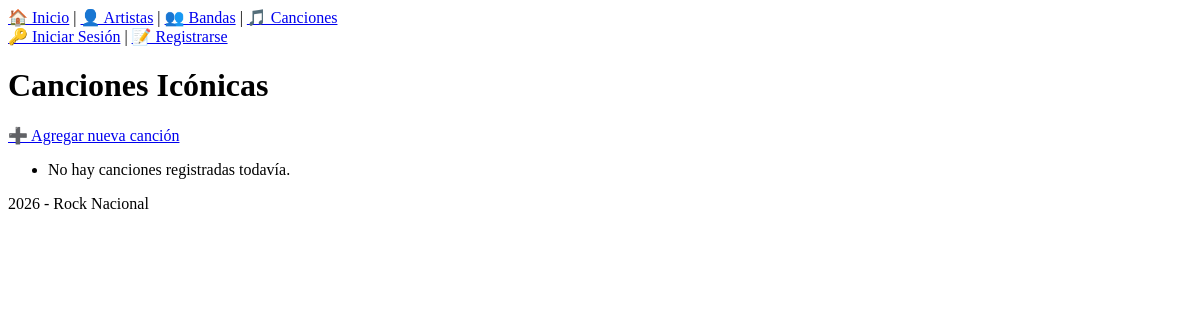
Before: /canciones/ with the older database file.
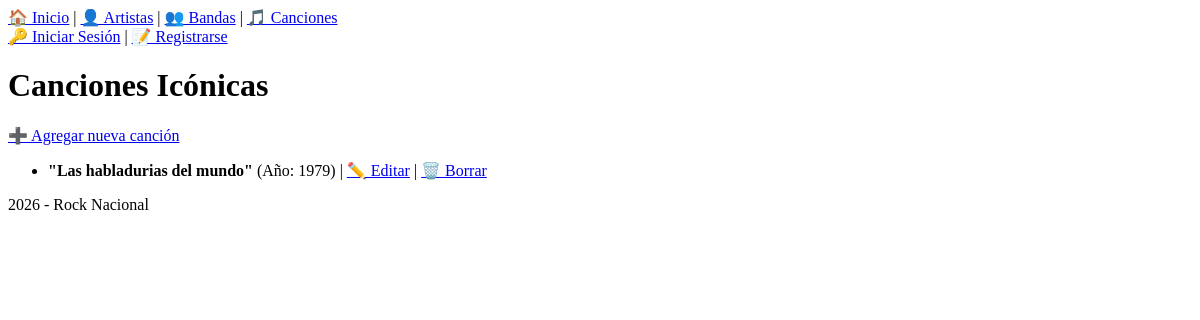
After: the same page with the newer database file.
### mi_app/models.py (models this page shows, shortened)
class Cancion(models.Model):
    titulo = models.CharField(max_length=100)
    fecha_lanzamiento = models.IntegerField()

### mi_app/views.py (the view)
# urls.py: path('canciones/', CancionListView.as_view(), name='cancion_list'),
class CancionListView(ListView):
    model = Cancion
    template_name = 'mi_app/cancion_list.html'
    context_object_name = 'canciones'

### mi_app/templates/mi_app/cancion_list.html (shortened to what this page needs)
{% extends 'mi_app/base.html' %}
{% block content %}
    <h1>Canciones Icónicas</h1>
    <a href="{% url 'cancion_create' %}">➕ Agregar nueva canción</a>
    <ul>
        {% for cancion in canciones %}
            <li>
                <strong>"{{ cancion.titulo }}"</strong> (Año: {{ cancion.fecha_lanzamiento }})
                | <a href="{% url 'cancion_update' cancion.id %}">✏️ Editar</a>
                | <a href="{% url 'cancion_delete' cancion.id %}">🗑️ Borrar</a>
            </li>
        {% empty %}
            <li>No hay canciones registradas todavía.</li>
        {% endfor %}
    </ul>
{% endblock %}

Changed rows visible on the page:
added Cancion: titulo "Las habladurias del mundo", fecha_lanzamiento "1979"
Other visible differences:
text no longer shown: "No hay canciones registradas todavía."
